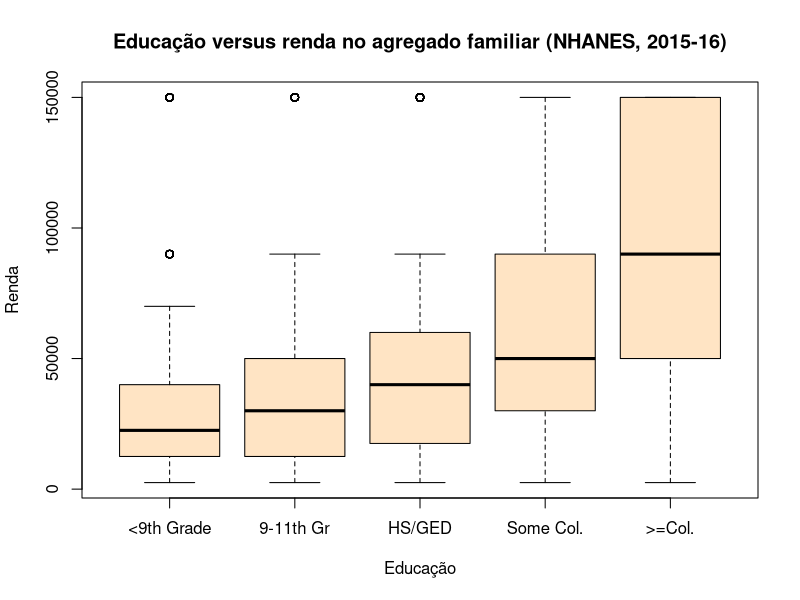

Here is the R script that generated this plot: (Note: this script raises an error after producing the figure.)
## ## ## ## ## ## ## ## ## ## ## ## ## ## ## ## ## ## ## ## ## ## ## ## ## ## ##
##
##       R PROGRAM: sessao2_base.R
##
##          AUTHOR: Peter Young - CDC Mozambique
##           EMAIL: fqm1@cdc.gov
##
##         PROJECT: INS Survey Data Analysis Training
##
##     Description: Teaching code for Session 2, Basic R with Base R
##
##            NOTE: This file is used to prepare a practical training session on
##                  on basic R usage for those not familiar with R or R Studio.
##                  It is part of a sequence of modules on practical survey data
##                  analysis with R prepared by CDC for INS staff. This module 
##                  relies heavily on base R to avoid dependency on knowledge of
##                  tidyverse.
##
##    REFERENCE(S): Alan Agresti. An Introduction to Categorical Data Analysis. 
##                  Wiley & Sons, USA. 1996.
##
##                  The US Centers for Disease Control and Prevention. The National
##                  Health and Nutrition Examination Survey (NHANES) 2015-2016.
##                  https://www.cdc.gov/nchs/nhanes/new_nhanes.htm
##
##           INPUT: nhanes.csv, nhanes.dta
##
##          OUTPUT: N/A
##
##      DISCLAIMER: Although this program has been used by the Centers
##                  for Disease Control & Prevention (CDC), no warranty,
##                  expressed or implied, is made by the CDC or the U.S.
##                  Government as to the accuracy and functioning of the
##                  program and related program material nor shall the
##                  fact of distribution constitute any such warranty,
##                  and no responsibility is assumed by the CDC in
##                  connection therewith.
##
##            Date: Mon Jun  9 10:03:01 2025
##
##      CHANGE LOG: Date        Change
##                  ---         ---
##                  Mon Jun  9, 2025    Initial Version
##                  Tue Jun 17, 2025    Refactored out advanced code to shorten
##                  ---         ---
## ## ## ## ## ## ## ## ## ## ## ## ## ## ## ## ## ## ## ## ## ## ## ## ## ## ##

# Ajuda --------------------------------------------------------------------

?ls
help("ls")
help("<-")              # para simbolos, melhor ""

# Bibliotecas --------------------------------------------------------------

# install.packages("haven", "epitools", "gmodels") # somente a primeira vez

library(haven)
library(epitools)
help(haven)             # os pacotes tambem tem help

# Exemplo ilustrativo -----------------------------------------------------

# Este exemplo so usa Base R (com excepcao de Haven).

# Ler uma base de dados em formato de Stata, visualizar, manipular, e fazer analise 
# estatistica

nhanes <- read_dta("data/nhanes.dta")

# recodificar os variaveis categoricas como factores
nhanes$hhref_edu <- as_factor(nhanes$hhref_edu)
nhanes$hh_inc <- as_factor(nhanes$hh_inc)

# excluir categorias que nao queremos considerar
nhanes <- subset(nhanes,                                     # a base
                 !hh_inc %in% c("Refused", "Don't Know") &   # as linhas a seleccionar
                   !hhref_edu == "Don't Know",               
                 c(hhref_edu, hh_inc))                       # as colunas a seleccionar

summary(nhanes)

# excluir as categorias vazias (don't know, refused)
nhanes$hhref_edu <- droplevels(nhanes$hhref_edu)
nhanes$hh_inc <- droplevels(nhanes$hh_inc)

summary(nhanes)

# converter as categorias em valores medias (midpoint) de cada categoria para
# ser mais proporcional no boxplot
nhanes$hh_inc_num <- factor(nhanes$hh_inc,
                            labels=c(2500, 5750, 12500, 17500, 22500, 
                                     30000, 40000, 50000, 60000, 70000, 
                                     40000, 10000, 90000, 150000))

# converter o factor em numero correspondente
nhanes$hh_inc_num <- as.numeric(as.character(nhanes$hh_inc_num))

# criar um boxplot estratificado (basico)
with(nhanes,
     boxplot(hh_inc_num ~ hhref_edu, 
        xlab = "Educação",     # se aparecer como 'Educa??o', tem de reabrir com codificacao LATIN1
        ylab = 'Renda',
        main = "Educação versus renda no agregado familiar (NHANES, 2015-16)",
        col = "bisque"))

# tabela simples
with(nhanes,
     addmargins(table(hh_inc, hhref_edu)))

# a evidencias de uma diferenca em renda por nivel de educacao?
with(nhanes,
     chisq.test(hh_inc, hhref_edu))

# faixinha - remover do ambiente
rm(nhanes)

# Variaveis ---------------------------------------------------------------

## Escalares --------------------------------------------------------------

x <- "hello world"        # um scalar de cadeia de letras (string)
x

y <- 30                   # um scalar de numero (integral)
y*100                     # expressao aritmetica
y > 20                    # expressao logica
y > Inf                   # Nada e > Infinito
y^2                       # y quadrado

# Exercicio: criar um variavel numerico com valor de -100 e dividir por 10
# Obs: so devem comecar o nome dos variaveis com letra, nao com numero ou simbolo
## Vectores -----------------------------------------------------------------

z <- c(1, 10)             # vector de numeros
z

a <- c("hello", "world")  # vector de strings
a

b <- c(1, "world")        # se tentamos misturar...
b

z[1]                      # inspeccao de elementos de um vector
a[2]                  

d <- c(z[1], a[2])        # criacao de um novo vector com elementos de outros

# Chamar funcoes ---------------------------------------------------------------

ls()                        # uso de funcoes predeterminadas
sqrt(4)                     # uma funcao pode ter argumentos, e pode produzir resultados
is.na(100)                  # nao esta em falta
is.na(NA)                   # esta sim em falta
sum(c(is.na(NA), is.na(2))) # quantos elementos estao em falta?

all.equal(b, d)             # uso de funcoes com >1 argumentos
all.equal(ls(),ls())        # funcoes podem ser 'nested' (chamar all.equal com resultado de ls)

# Exercicio: confirmar que dois quadrado e igual a menos dois quadrado com all.equals

# Listas e etiquetas --------------------------------------------------------

e <- list(1, "world")       # as listas sao importantes para alguns padroes no tidyverse
e
e <- list(primeiro = 1, segundo = "world")
e
names(e) <- c("Pri", "Seg") # renomear os elementos
e
e[1]                  # o '[' e para indexar listas e vectores.
e$Seg                 # uma alternativa quando o elemento tem etiqueta e usar '$'
e["Seg"]              # outra alternativa quando tem etiqueta (nome)

# Conjuntos de dados -------------------------------------------------------

## Data frames -------------------------------------------------------------

provs <- c("Maputo Cidade", "Maputo Provincia", "Gaza", "Inhambane")
pops <- c(1130319, 2390673, 1465802, 1564289)
f <- data.frame(provincia = provs, pop = pops)
f
str(f)                # descrever o objecto (same as Environment)
summary(f)            # resumir as variaveis
dim(f)                # dimensoes do objecto

str(e)                # str tambem funciona com outros objectos
dim(e)                # mas dim somente funciona com arrays, matrices, data frames...
length(e)             # length sim funciona
length(f)             # tambem com data frames


## Indexing ----------------------------------------------------------------

f[1,2]                # indexing - o item na primeira linha, segunda coluna
f[,1]                 # a 1a coluna
f[1,]                 # a 1a fila
f[1]                  # a 1a coluna (igual a f[,1])
f[c(1,2),]            # as 1as duas filas
f[,c(1,2)]            # as 1as duas colunas (somente tem 2)
f[c(3,4),2]           # a 3a e 4a iten na segunda coluna

f$provincia           # aceder com nome
f$pop                  
f$pop[2]              # o segundo elemento do vector resultando de seleccionar a 
                      # variavel 'pop'

## Operacoes vectorizadas -------------------------------------------------------

names(f) <- c("a", "b")   # podemos renomear as variaveis
f
names(f) <- c("provincia", "pop") # mas nao queremos!
f$pop / 100000            # podemos fazer operacoes aritmeticas 
f$pop_m <- f$pop / 100000   # podemos actualizar os valores
f

# Exercicio: criar uma nova variavel no f com nome "pop2" que e pop / 1000

## expressoes logicas -----------------------------------------------------

f$pop_m>15
f$provincia[c(FALSE, TRUE, FALSE, TRUE)]
f[f$pop_m>15,]
subset(f, pop_m>15)
subset(f, pop_m>15, provincia)

## Recodificacao ----------------------------------------------------------------

# usar vectorized assignment para recodificacao

f$pop_cat <- cut(f$pop, breaks = c(-1, 1499999, 9999999), 
                 labels = c("<1,5m", ">=1,5m")) # intervals fechado do direito por omissao
f
table(f$pop_cat)

f$provincia <- toupper(f$provincia)    # converter minuscula em maiuscula
f["provincia"]

# Exercicio: converter os nomes das provincias em minuscula

# Carregando dados ------------------------------------------------------------

# Podemos usar haven para ler dados em outros formatos. Um dos mais basicos
# e 'csv'. CSV ? muito flexivel, mas nao tem muita estrutura.

nhanes_raw <- read.csv("data/nhanes.csv")
dim(nhanes_raw)                         # quais sao as 'dimensoes' do nhanes_raw
str(nhanes_raw)                         # descrever o conteudo

# Obs: 'str' e igual ao que aparece no painel de 'Environment'

## Usando factores ----------------------------------------------------------

# criar um factor
nhanes_raw$sex <- factor(nhanes$RIAGENDR, 
                         levels = c(1,2), 
                         labels = c("Masculino", "Feminino"))

# o que e um factor a final?
table(nhanes_raw$sex)
table(as.numeric(nhanes_raw$sex))
typeof(nhanes_raw$sex)                   # afinal, e um numero integral?
class(nhanes_raw$sex)                    # a classe e factor
attributes(nhanes_raw$sex)               # esta classe tem etiquetas

nhanes_raw$ageyrs <- nhanes_raw$RIDAGEYR     # renomear
summary(nhanes_raw$ageyrs)               
nhanes_raw$agecat1 <- cut(nhanes_raw$ageyrs,
                          breaks = c(-1, 14, 24, 44, 64, 80))

with(nhanes_raw,
    table(ageyrs, agecat1))              # verificar a categorizacao esta certa

# Exercicio: como fazer a tabela sem usar 'with'?

table(nhanes_raw$agecat1)              
addmargins(table(nhanes_raw$agecat1))    # e o total e 9971

# pode renomear um factor com factor()
nhanes_raw$agecat1 <- factor(nhanes_raw$agecat1, 
                             labels = c("<15", "15-24", "25-44", "45-64", "65+"))
with(nhanes_raw,
  table(ageyrs, agecat1))        # verificar a categorizacao ainda esta certa

# Exercicio: converter o factor de Stata 'time_us' em R com as_factor. Confirmar
# quantos missings tem. Porque sera que tem tantos missings?  COmo sugere recodificar
# para analise?

## Ficheiros de Stata ----------------------------------------------------

# podemos aproveitar de haven para ler ficheiros em outros formatos
# estatisticos. Eu prefiro Stata, por ser simples mas ter um bom sistema de 
# etiquetas para valores de variaveis categoricas

nhanes <- read_dta("data/nhanes.dta")

str(nhanes[, c("sex", "marital")])  # mas precisa mais um paso para ser util

## Ajudantes de haven --------------------------------------------------------

# as_factor() puxa os atributos do Stata para R
nhanes$sex <- as_factor(nhanes$sex)
nhanes$marital <- as_factor(nhanes$marital)
nhanes$hhref_edu <- as_factor(nhanes$hhref_edu)
nhanes$hh_inc <- as_factor(nhanes$hh_inc)
nhanes$race <- as_factor(nhanes$race)
str(nhanes[, c("sex", "marital")]) 

addmargins(table(nhanes$sex))
addmargins(table(nhanes$marital))   # mas 5719 < 9971! verificar o codebook.

# Pergunta: porque sera que falta estado marital para alguns?  Se for para analisar
# estado marital, como faria a codificacao antes?

summary(subset(nhanes, RIDAGEYR < 20, marital))           

# Acrescentando um nivel de factor ----------------------------------------------

nhanes$marital2 <- nhanes$marital
nhanes$marital2[nhanes$RIDAGEYR < 20] <- "N/A (<20 yrs)"  # nao funciona

# converter em string primeiro
nhanes$marital2 <- as.character(nhanes$marital)
nhanes$marital2[nhanes$RIDAGEYR < 20] <- "N/A (<20 yrs)"  # agora sim

table(nhanes$marital2)
nhanes$marital2 <- as.factor(nhanes$marital2)             # reconverter em factor
table(nhanes$marital2)
class(nhanes$marital2)

# Converter a missing ---------------------------------------------------

sum(nhanes$marital2 == "Don't Know")
sum(nhanes$marital2 %in% c("Don't Know", "Refused"))

nhanes$marital2[nhanes$marital2 %in% c("Don't Know", "Refused")] <- NA
sum(nhanes$marital2 %in% c("Don't Know", "Refused"))

addmargins(table(nhanes$marital2))   # 9968 + 3 = 9971 onde que foram os msisings?
addmargins(table(nhanes$marital2, useNA="ifany"))         # sempre bom confirmar

# Graficos em R Base ---------------------------------------------------------

hist(nhanes$RIDAGEYR)
boxplot(nhanes$hh_inc ~ nhanes$hhref_edu)  # uso de formula ~

# podemos eliminar os missings no income - neste caso, estamos a recodificar como
# missing (mas nao estamos a eliminar os casos da base de dados)
nhanes$hh_inc[nhanes$hh_inc %in% c("Don't Know", "Refused")] <- NA
table(nhanes$hh_inc)

boxplot(nhanes$hh_inc ~ nhanes$hhref_edu)  # missings na educacao

nhanes$hh_inc_num <- as.numeric(nhanes$hh_inc)
table(nhanes$hh_inc_num)
table(nhanes$hh_inc_num, nhanes$hh_inc)

# Manipular os niveis do factor ----------------------------------------------

# podemos 'ponderar' as categorias de income em termos do valor no meio
# do intervalo (uma aproximacao)
nhanes$hh_inc_num <- factor(nhanes$hh_inc,
                             labels=c(2500, 5750, 12500, 17500, 22500, 
                                      30000, 40000, 50000, 60000, 70000, 
                                      40000, 10000, 90000, 150000))
table(nhanes$hh_inc_num)
class(nhanes$hh_inc_num)
nhanes$hh_inc_num <- as.numeric(as.character(nhanes$hh_inc_num))

# visualisar o que fizemos
boxplot(nhanes$hh_inc_num ~ nhanes$hhref_edu)         # missings??

# excluir os missings
nhanes$hhref_edu[nhanes$hhref_edu %in% c("Don't Know")] <- NA

# confirmar a exclusao dos missings
boxplot(nhanes$hh_inc_num ~ nhanes$hhref_edu)         # esta quase
nhanes$hhref_edu <- droplevels(nhanes$hhref_edu)      # remover niveis nao em uso
nhanes$hh_inc <- droplevels(nhanes$hh_inc)        
boxplot(nhanes$hh_inc_num ~ nhanes$hhref_edu)         # agora sim

boxplot(log10(nhanes$hh_inc_num) ~ nhanes$hhref_edu)  # transformacao do desfecho

# Analise categorica -----------------------------------------------

# o uso de 'with' simplificar a digitacao
with(nhanes,
     table(hh_inc, hhref_edu))

with(nhanes,
     chisq.test(hh_inc, hhref_edu))

# estratificacao - primeiro, simplificar

with(nhanes,
     boxplot(hh_inc_num ~ race))

# dicotimizar raca
nhanes$race_white <- ifelse(nhanes$race == "Non-Hispanic White", 1, 0)

with(nhanes,
     boxplot(hh_inc_num ~ race_white))

summary(nhanes$hh_inc_num)

# dicotimizar renda
nhanes$hh_inc_high <- ifelse(nhanes$hh_inc_num > 40000, 1, 0)

# dicotomizar educacao - ifelse, condicional e vectorizado
nhanes$hhref_edu3 <- ifelse(nhanes$hhref_edu %in% c("<9th Grade", "9-11th Gr"), 
                            "<HS", 
                            ">=HS")
nhanes$hhref_edu3 <- factor(nhanes$hhref_edu3)

# sempre verificar
with(nhanes,
     table(hh_inc_num, hh_inc_high, useNA="ifany"))

# Obs: e sempre bom incluir 'useNA="ifany"' para assegurar que os missings foram
# codificados devidamente.

## Analise estratificada ----------------------------------------------------

# uma tabela 2x2x2 (analise estratificada)
with(nhanes,
     table(hh_inc_high, race_white, hhref_edu3))

# facilitar tabulacao similar a SPSS
library(gmodels)
with(nhanes,
     CrossTable(hh_inc_high, race_white, 
                chisq=TRUE))

# Outra opcao, incluir ORs, RRs, etc
library(epitools)
with(nhanes,
     addmargins(table(hh_inc_high, race_white)))

with(nhanes,
     oddsratio(race_white, hh_inc_high))

# outra alternativa
with(nhanes,
     epitab(race_white, hh_inc_high))

# Verificar - conseguimos reproduzir?
3619*1779/(2691*1183)   # sim - 2.02

with(nhanes,
     riskratio(race_white, hh_inc_high))

# Verificar - conseguimos reproduzir?
1779/2962/(2691/6310)   # sim - 1.41

# fazer a mesma coisa com dados agregados
tab <- with(nhanes,
            table(race_white, hh_inc_high))
riskratio(tab)

# Modelos de regressao -------------------------------------------------------

lm(hh_inc_num ~ hhref_edu, data = nhanes)
lmod <- lm(hh_inc_num ~ hhref_edu, data = nhanes) # salvar o resultado

summary(lmod)                                   # qual e o grupo de referencia?
str(nhanes$hhref_edu)                          # o primeiro
levels(nhanes$hhref_edu)

# mudar a categoria de referencia
nhanes$hhref_edu2 <- relevel(nhanes$hhref_edu, ref = ">=Col.")
lmod2 <- lm(hh_inc_num ~ hhref_edu2, 
            data = nhanes)

summary(lmod2)                                  # agora as est. sao negativas
par(mfrow=c(2,2))                     # para ver todos os plots ao mesmo tempo
plot(lmod2)

# Regressao logistica -----------------------------------------------------

# devemos obter ~3,9 OR (veja acima analise categorica)
gmod1 <- glm(hh_inc_high ~ race_white + hhref_edu3, data = nhanes, 
             family = binomial(link = "logit"))
summary(gmod1)
exp(coefficients(gmod1))      # lembrar, coeficientes estao na escala logaritmico
exp(confint(gmod1))           # os CIs tambem

# sera que temos alguma interaccao com sexo? Parece que nao

gmod2 <- glm(hh_inc_high ~ race_white * sex + hhref_edu3, data = nhanes, 
             family = binomial(link = "logit"))
summary(gmod2)
exp(coefficients(gmod2))      # lembrar, coeficientes estao na escala logaritmico

write_dta(nhanes, path = "data/nhanes_recode.dta")
rm(nhanes)

# Fim!
